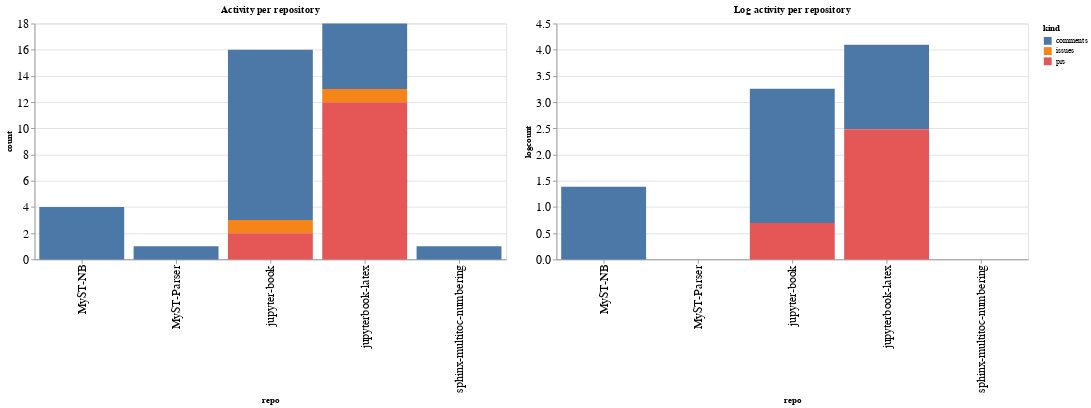

Source (notebook cell):
### Code cell
ch1 = alt.Chart(repo_summaries, width=600, title="Activity per repository").mark_bar().encode(
    x='repo',
    y='count',
    color='kind',
    tooltip="kind"
)

ch2 = alt.Chart(repo_summaries, width=600, title="Log activity per repository").mark_bar().encode(
    x='repo',
    y='logcount',
    color='kind',
    tooltip="kind"
)

ch1 | ch2

### Figure 1 — Vega-Lite specification as saved in the notebook (floating-point values rounded to 4 significant figures)
{"config": {"axisLeft": {"labelFontSize": 15}, "axisBottom": {"labelFontSize": 15}}, "hconcat": [{"mark": "bar", "encoding": {"color": {"type": "nominal", "field": "kind"}, "tooltip": {"type": "nominal", "field": "kind"}, "x": {"type": "nominal", "field": "repo"}, "y": {"type": "quantitative", "field": "count"}}, "title": "Activity per repository", "width": 600}, {"mark": "bar", "encoding": {"color": {"type": "nominal", "field": "kind"}, "tooltip": {"type": "nominal", "field": "kind"}, "x": {"type": "nominal", "field": "repo"}, "y": {"type": "quantitative", "field": "logcount"}}, "title": "Log activity per repository", "width": 600}], "data": {"name": "data-1d59085364ac0708f01d32b3ea949dc8"}, "$schema": "https://vega.github.io/schema/vega-lite/v4.8.1.json", "datasets": {"data-1d59085364ac0708f01d32b3ea949dc8": [{"repo": "MyST-NB", "kind": "comments", "count": 4, "logcount": 1.386}, {"repo": "MyST-Parser", "kind": "comments", "count": 1, "logcount": 0.0}, {"repo": "jupyter-book", "kind": "comments", "count": 13, "logcount": 2.565}, {"repo": "jupyter-book", "kind": "issues", "count": 1, "logcount": 0.0}, {"repo": "jupyter-book", "kind": "prs", "count": 2, "logcount": 0.6931}, {"repo": "jupyterbook-latex", "kind": "comments", "count": 5, "logcount": 1.609}, {"repo": "jupyterbook-latex", "kind": "issues", "count": 1, "logcount": 0.0}, {"repo": "jupyterbook-latex", "kind": "prs", "count": 12, "logcount": 2.485}, {"repo": "sphinx-multitoc-numbering", "kind": "comments", "count": 1, "logcount": 0.0}]}}
